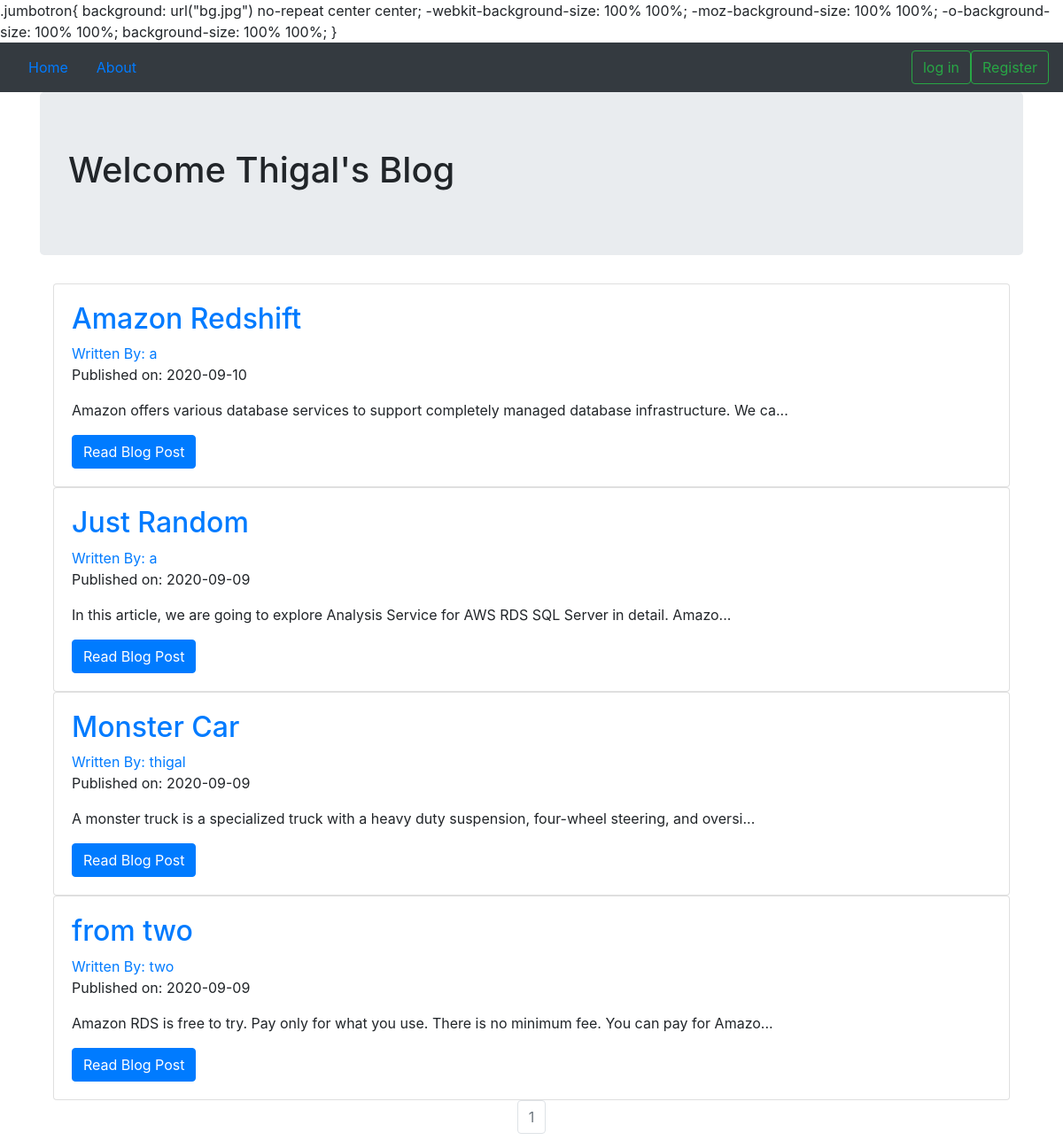
The page / on the database its author committed.
### myblog/models.py (models this page shows, shortened)
class BlogPost(db.Model):
    users = db.relationship(User)
    id = db.Column(db.Integer, primary_key=True)
    user_id = db.Column(db.Integer, db.ForeignKey('users.id'), nullable=False)
    date = db.Column(db.DateTime, nullable=False, default=datetime.utcnow)
    title = db.Column(db.String(140), nullable=False)
    text = db.Column(db.Text, nullable=False)

class User(db.Model,UserMixin):
    __tablename__ = 'users'
    id = db.Column(db.Integer, primary_key=True)
    profile_image = db.Column(db.String(64), nullable=False, default='default_profile.png')
    email = db.Column(db.String(64), unique=True, index=True)
    username = db.Column(db.String(64), unique=True, index=True)
    password_hash = db.Column(db.String(128))
    posts = db.relationship('BlogPost', backref='author', lazy=True)

### myblog/core/views.py (the view)
@core.route('/')
def index():
    page = request.args.get('page', 1, type=int)
    blog_posts = BlogPost.query.order_by(BlogPost.date.desc()).paginate(page=page, per_page=10)
    return render_template('index.html', blog_posts=blog_posts)

### myblog/templates/index.html (shortened to what this page needs)
{% extends "base.html" %}
{% block content %}
  <div class="jumbotron">
    <h1>Welcome Thigal's Blog</h1>
  </div>
  <div class="container">
    {% for post in blog_posts.items %}
    <div class="card" >
      <div class="card-body">
        <h2><a class="card-title" href="  {{ url_for('blog_posts.blog_post', blog_post_id=post.id) }}">{{ post.title }}</a></h2>
        <a href="{{ url_for('users.user_posts', username=post.author.username) }}">Written By: {{ post.author.username }}</a>
        <p>Published on: {{ post.date.strftime('%Y-%m-%d') }}</p>
        <p class="card-text">{{ post.text[:100] }}...</p>
        <a href="{{ url_for('blog_posts.blog_post', blog_post_id=post.id) }}" class="btn btn-primary">Read Blog Post</a>
      </div>
    </div>
   {% endfor %}
   <nav aria-label="Page navigation example">
     <ul class="pagination justify-content-center">
       {% for page_num in blog_posts.iter_pages(left_edge=1, right_edge=1, left_current=1, right_current=2) %}
          {% if blog_posts.page == page_num %}
          <li class="page-item disabled">
            <a class="page-link" href="{{ url_for('core.index', page=page_num) }}">{{ page_num }}</a></li>
          {% else %}
            <li class="page-item"><a class="page-link" href="{{ url_for('core.index', page=page_num) }}">{{ page_num }}</a></li>
          {% endif %}
      {% endfor %}
     </ul>
    </nav>
{% endblock %}

### myblog/templates/base.html (shortened to what this page needs)
<!DOCTYPE html>
<html lang="en" dir="ltr">
  <head>
    <link rel="stylesheet" href="https://maxcdn.bootstrapcdn.com/bootstrap/4.0.0/css/bootstrap.min.css">
  </head>
  <body>
    <nav class="navbar navbar-dark bg-dark">
    <ul class='nav'>
      <li class='nav-link'>
        <a href="{{url_for('core.index')}}">Home</a>
      </li>
      <li class='nav-link'>
        <a href="{{url_for('core.info')}}">About</a>
      </li>
    </ul>
      <ul class="nav nav-pills justify-content-end ml-auto">
      {% if current_user.is_authenticated %}
      <li>
        <button class="btn btn-outline-success my-2 my-sm-0" onclick="window.location.href='{{url_for('users.logout')}}'">log out</button>
      </li>
        {%else %}
      <li>
        <button class="btn btn-outline-success my-2 my-sm-0" onclick="window.location.href='{{url_for('users.login')}}'">log in</button>
      </li>
      <li>
        <button class="btn btn-outline-success my-2 my-sm-0" onclick="window.location.href='{{url_for('users.register')}}'">Register</button>
      </li>
      {% endif %}
      </ul>
    </nav>
<div class="container">
  {% block content %}
  {% endblock %}
</div>
  </body>
</html>

### rows shown on the page
BlogPost: title "Amazon Redshift", author.username "a", date "2020-09-10", text "Amazon offers various database services to support completely managed database infrastructure. We ca"
BlogPost: title "Just Random", author.username "a", date "2020-09-09", text "In this article, we are going to explore Analysis Service for AWS RDS SQL Server in detail. Amazo"
BlogPost: title "Monster Car", author.username "thigal", date "2020-09-09", text "A monster truck is a specialized truck with a heavy duty suspension, four-wheel steering, and oversi"
BlogPost: title "from two", author.username "two", date "2020-09-09", text "Amazon RDS is free to try. Pay only for what you use. There is no minimum fee. You can pay for Amazo"

### other values the page prints
{{ page_num }} "1"
